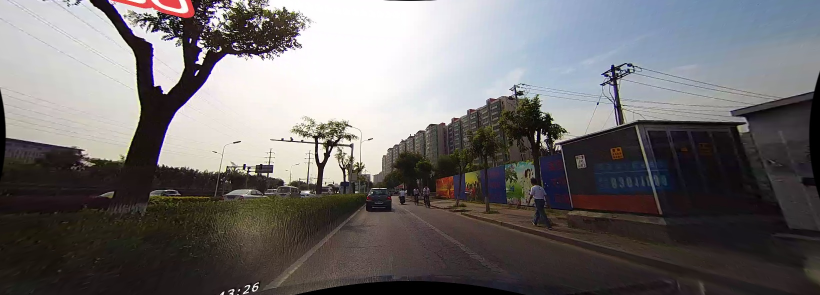
#> input picture lane/right/00000.jpg, 1640 x 590 px, given as the content of the folder lane/right_lane, which was not available (shown at 1/2 size)
$ jupyter execute ProcessInput.ipynb
#> lines starting #> are read from the running program, lines starting #| are printed output that depends on the picture; after the words box and inside, x2 and y2 are one past the last pixel; in counts of white or black regions, pixels touching at a corner belong together; pictures that were not available may be replaced by others from this repository, and a replacement may not be noted
[cell 1]
import matplotlib.image as mpimg
import matplotlib.pyplot as plt
# from google.colab import files
import numpy as np
import tarfile
import shutil
import json
import math
import cv2
import os

[cell 2]
def select_white_yellow(image):
    # image = cv2.cvtColor(image, cv2.COLOR_BGR2RGB)
    converted = cv2.cvtColor(image, cv2.COLOR_RGB2HLS)
    # white color mask
    lower = np.uint8([  0, 200,   0])
    upper = np.uint8([255, 255, 255])
    white_mask = cv2.inRange(converted, lower, upper)
    # yellow color mask
    lower = np.uint8([ 10,   0, 100])
    upper = np.uint8([ 40, 255, 255])
    yellow_mask = cv2.inRange(converted, lower, upper)
    # combine the mask
    mask = cv2.bitwise_or(white_mask, yellow_mask)
    return cv2.bitwise_and(image, image, mask = mask)

[cell 3]
def Get_Lane_Area(image, vertices):
  mask = np.zeros_like(image)

  if len(image.shape) > 2:
        channel_count = image.shape[2]
        ignore_mask_color = (255,) * channel_count
  else:
        ignore_mask_color = 255

  cv2.fillPoly(mask, vertices, ignore_mask_color)
  masked_image = cv2.bitwise_and(image, mask)

  return masked_image, mask

[cell 4]
def Draw_Lines(image, lines, color=[255, 0, 0], thickness=12):
  for line in lines:
    for x1, y1, x2, y2 in line:
        cv2.line(image, (x1, y1), (x2, y2), color, thickness)

[cell 5]
def Hough_Transformation(image, rho, theta, threshold, min_line_len, max_line_gap):
    lines = cv2.HoughLinesP(image, rho, theta, threshold, np.array([]), minLineLength=min_line_len, maxLineGap=max_line_gap)
    line_image = np.zeros((image.shape[0], image.shape[1], 3), dtype=np.uint8)
    Draw_Lines(line_image, lines, thickness=2)

    return line_image, lines

[cell 6]
def Merge_Image(line_image, initial_image):
  # Check if images are None
  if line_image is None or initial_image is None:
      raise ValueError("One or both input images are None.")

  # Check if images have the same dimensions
  if line_image.shape != initial_image.shape:
      print(line_image.shape)
      print(initial_image.shape)

  # Check if images have the same data type
  if line_image.dtype != initial_image.dtype:
      raise ValueError("Input images must have the same data type.")
  return cv2.addWeighted(initial_image, 1.0, line_image, 1.0, 0.0)

[cell 7]
def Plot_Image(image, title, subplot_pos):
    plt.subplot(*subplot_pos)
    plt.title(title)
    if len(image.shape) == 3:
        plt.imshow(image)
    else:
        plt.imshow(image, cmap='gray')

[cell 8]
def make_line_points(y1, y2, line):

    if line is None:
        return None

    slope, intercept = line

    # make sure everything is integer as cv2.line requires it
    x1 = int((y1 - intercept)/slope)
    x2 = int((y2 - intercept)/slope)
    y1 = int(y1)
    y2 = int(y2)

    return [x1, y1, x2, y2]# ((x1, y1), (x2, y2))

[cell 9]
def connect_lane_lines(lines, imshape):
    try:
        left_lines    = [] # (slope, intercept)
        left_weights  = [] # (length,)
        right_lines   = [] # (slope, intercept)
        right_weights = [] # (length,)

        for line in lines:
            for x1, y1, x2, y2 in line:
                if x2==x1:
                    continue # ignore a vertical line
                slope = (y2-y1)/(x2-x1)
                intercept = y1 - slope*x1
                length = np.sqrt((y2-y1)**2+(x2-x1)**2)
                if slope < 0: # y is reversed in image
                    left_lines.append((slope, intercept))
                    left_weights.append((length))
                else:
                    right_lines.append((slope, intercept))
                    right_weights.append((length))

        # add more weight to longer lines
        left_lane  = np.dot(left_weights,  left_lines) /np.sum(left_weights)  if len(left_weights) >0 else None
        right_lane = np.dot(right_weights, right_lines)/np.sum(right_weights) if len(right_weights)>0 else None

        y1 = 400 # bottom of the image
        y2 = 290         # slightly lower than the middle

        left_line  = make_line_points(y1, y2, left_lane)
        right_line = make_line_points(y1, y2, right_lane)

        connected_lines = np.int32([[left_line, right_line]])

        return connected_lines # left_line, right_line
    except Exception as e:
        return None

[cell 10]
def draw_connected_lane_lines(img, connected_lines):
    # Get a copy of the original image
    lines_img = np.copy(img)*0
    Draw_Lines(lines_img, connected_lines, thickness=12)

    # [11 lines of commented-out code are left out]
    return Merge_Image(lines_img, img)

[cell 11]
def Detect_Lane(image, plot_image=False,
                kernel_size=5, canny_low_threshold=50, canny_high_threshold=150,
                hough_rho=1, hough_theta=np.pi/180, hough_threshold=20,
                hough_min_line_len=20, hough_max_line_gap=300):

    # filter to select those white and yellow lines
    # white_yellow_image = select_white_yellow(image)

    gray = cv2.cvtColor(image, cv2.COLOR_BGR2GRAY)

    # Apply Gaussian blur
    gray_blur = cv2.GaussianBlur(gray, (kernel_size, kernel_size), 0)

    # Canny Edge Detection
    edges = cv2.Canny(gray_blur, canny_low_threshold, canny_high_threshold)

    # Concentrate the location of edge detection
    image_shape = image.shape
    # vertices = vertices = np.array([[(100,image_shape[0]),
    #                       (image_shape[1]/2-30, image_shape[0]/2+50),
    #                       (image_shape[1]/2+30, image_shape[0]/2+50),
    #                       (image_shape[1]-20, image_shape[0])]], dtype=np.int32)
    # vertices = np.array([[(535, 415), (1185, 415), (822, 280), (788, 280)]], dtype=np.int32)

    # vertices = np.array([[(290,400),(680, 290), (850, 290), (1150,400)]], dtype=np.int32)
    vertices = np.array([[(400,400),(680, 290), (850, 290), (1150,400)]], dtype=np.int32)
    masked_edges, mask = Get_Lane_Area(edges, vertices=vertices)

    # Detect lines using Hough transform on an edge detected image
    lines_image, lines = Hough_Transformation(masked_edges,
                                  rho=hough_rho, theta=hough_theta, threshold=hough_threshold,
                                  min_line_len=hough_min_line_len, max_line_gap=hough_max_line_gap)

    # Merge 'original' image with 'lines' image
    result = Merge_Image(lines_image, image)
    connected_lines = connect_lane_lines(lines, image_shape)

    # Plot the images
    if plot_image:
        plt.figure(figsize=[16, 9])
        for i, img in enumerate(['gray', 'gray_blur', 'edges', 'mask', 'masked_edges', 'lines_image', 'result']):
            Plot_Image(eval(img), img, (4,2, i+1))
            plt.axis('off')
            plt.show()
    return result, connected_lines, gray, gray_blur, edges, masked_edges, lines_image

[cell 12]
def crop_output(image):
    image = image[240:550, 450:1250]
    image = cv2.resize(image, (160, 60))
    return image

[cell 13]
def midpoint(x1, y1, x2, y2):
    mid_x = (x1 + x2) / 2
    mid_y = (y1 + y2) / 2
    return (mid_x, mid_y)

[cell 14]
def process_image(image):

    # Find the lanes
    result, connected_lines, gray, gray_blur, edges, mask, lines_image = Detect_Lane(image, plot_image=False,
                                    kernel_size=5, canny_low_threshold=50, canny_high_threshold=150,
                                    hough_rho=1, hough_theta=np.pi/180, hough_threshold=20,
                                    hough_min_line_len=5, hough_max_line_gap=5)
    # print(connected_lines)
    try:
        result1 = draw_connected_lane_lines(np.zeros_like(image), connected_lines)
        result2 = crop_output(result1)
        # [4 lines of commented-out code are left out]
    except Exception as e:
        # [4 lines of commented-out code are left out]
        return None, result, lines_image, result, gray

    return connected_lines, result2, lines_image, result, gray

[cell 15]
# only run on google colab

# uploaded = files.upload()

# for filename in uploaded.keys():
#   shutil.move(filename, os.path.join(test_video_path, filename))

[cell 16]
width = 1640
height = 590
def ReadFile(folder):
#> called with folder = 'lane/'
    DuLieu = []
    Label = []
    # [14 lines of commented-out code are left out]
    list_filename_path = []
    file_path = os.path.join(folder, 'right_lane') # right | wrong
    for filename in os.listdir(file_path):
        if (".jpg" in filename or ".png" in filename):
            filename_path = os.path.join(file_path, filename)
            img = numpy.array(Image.open(filename_path))
#> img is the input picture: shape (590, 1640, 3); mean R, G, B 111.9, 108.7, 109.2
            img = cv2.resize(img, (width, height))
            list_filename_path.append(img)
            # Label.append(dict[(label)])
    DuLieu.extend(list_filename_path)
    return DuLieu, Label

[cell 17]
import numpy
from PIL import Image

[cell 18]
LANE = 'lane/'
XTrain, YTrain = ReadFile(LANE)
#> XTrain = 1 item; YTrain = []
print(len(XTrain))
#| 1
print(XTrain[0].shape)
#| (590, 1640, 3)
# plt.imshow(XTrain[0])

[cell 19]
output_folder_r = 'lane_data/right'
output_folder_w = 'lane_data/wrong'

os.makedirs(output_folder_r, exist_ok=True)
os.makedirs(output_folder_w, exist_ok=True)

count = 0

for i in XTrain:
    try:
        connected_lines, result, lines_image, image_pre, edges = process_image(i)
        if connected_lines is None:
            continue
            # print("can't find lane")
        else:
            image_name = f"result_b1r{count}.jpg"  # Tên file
            image_path = os.path.join(output_folder_r, image_name)  # Đường dẫn đầy đủ
            cv2.imwrite(image_path, result)  # Lưu hình ảnh
            count = count + 1
            # [9 lines of commented-out code are left out]

    except Exception as e:
        # print(e)
        continue
#> this loop made 1 pass
#> pass 1, in Detect_Lane, `gray = cv2.cvtColor(image, cv2.COLOR_BGR2GRAY)`:
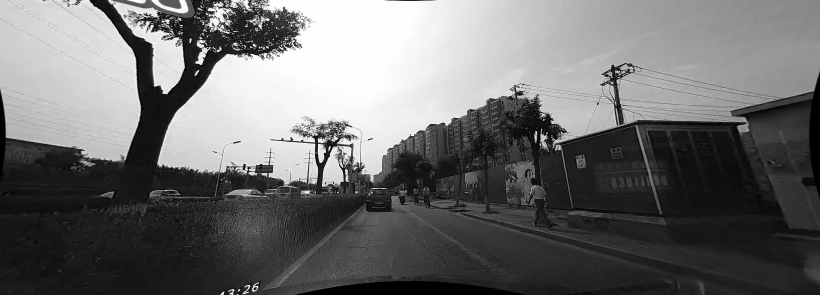
#> gray: shape (590, 1640) (shown at 1/2 size); min 0, max 255, mean 109.2
#> pass 1, in Detect_Lane, `edges = cv2.Canny(gray_blur, canny_low_threshold, canny_high_threshold)`:
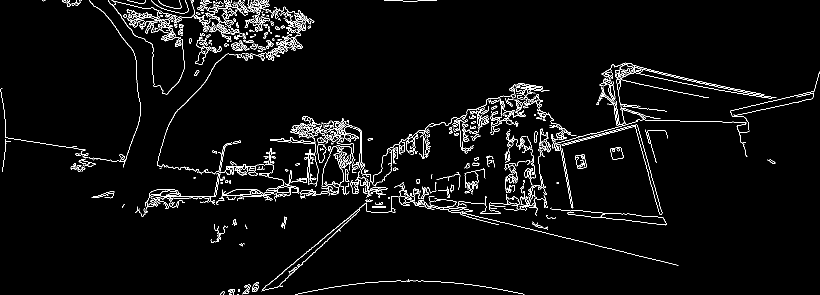
#> edges: shape (590, 1640) (shown at 1/2 size); 3.5% white in thin lines or dots
#> pass 1, in Get_Lane_Area, `masked_image = cv2.bitwise_and(image, mask)`:
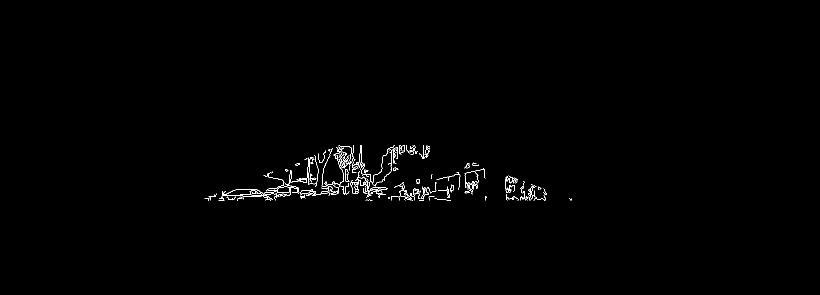
#> masked_image: shape (590, 1640) (shown at 1/2 size); 0.59% white in thin lines or dots, all inside (x1, y1, x2, y2) = (409, 290, 1144, 401)
#> after the loop, count = 1

print(count)
#| 1

$ run again, on lane/wrong/000009999090.jpg
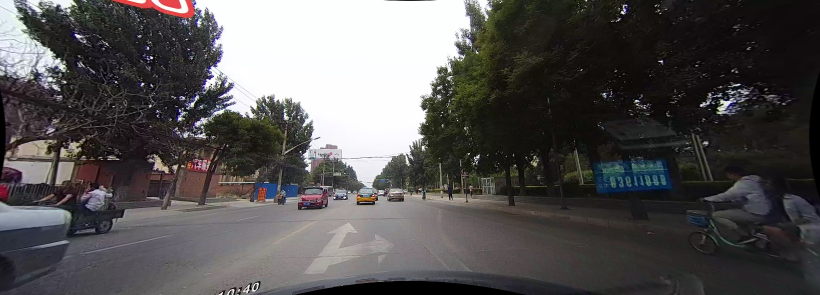
#> input picture lane/wrong/000009999090.jpg, 1640 x 590 px, given as the content of the folder lane/right_lane, which was not available (shown at 1/2 size)
#> in ReadFile, img is the input picture: shape (590, 1640, 3); mean R, G, B 85.8, 83.5, 83.4
#> XTrain = 1 item; YTrain = []
#| 1
#| (590, 1640, 3)
#> the loop `for i in XTrain:` made 1 pass
#> pass 1, in Detect_Lane, `edges = cv2.Canny(gray_blur, canny_low_threshold, canny_high_threshold)`:
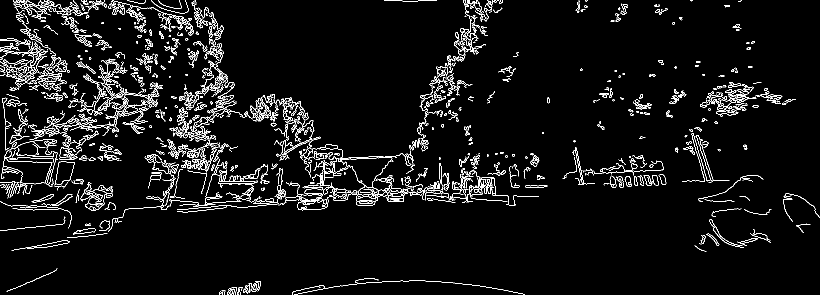
#> edges: shape (590, 1640) (shown at 1/2 size); 5% white in thin lines or dots
#> pass 1, in Get_Lane_Area, `masked_image = cv2.bitwise_and(image, mask)`:
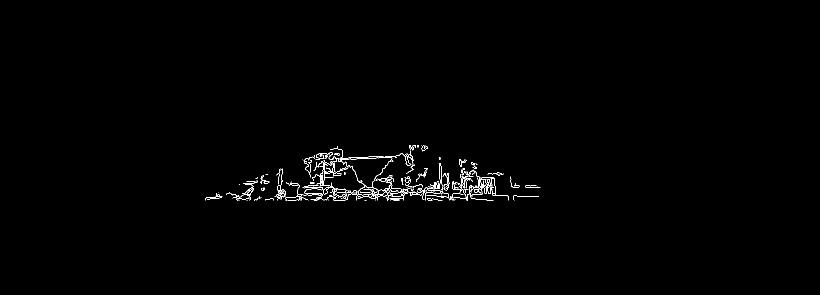
#> masked_image: shape (590, 1640) (shown at 1/2 size); 0.67% white in thin lines or dots, all inside (x1, y1, x2, y2) = (410, 290, 1081, 401)
#> after the loop `for i in XTrain:`: count = 1
#| 1

$ run again, on lane/wrong/00090123123.jpg
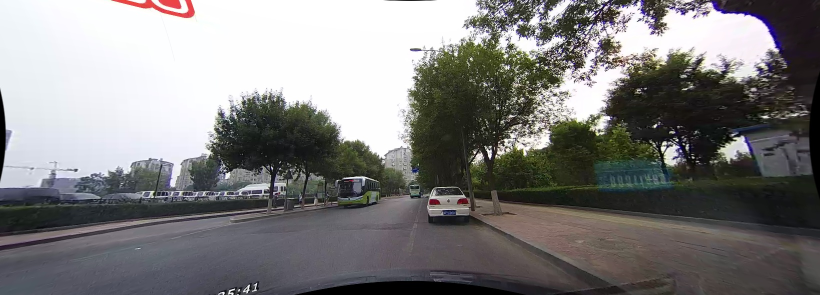
#> input picture lane/wrong/00090123123.jpg, 1640 x 590 px, given as the content of the folder lane/right_lane, which was not available (shown at 1/2 size)
#> in ReadFile, img is the input picture: shape (590, 1640, 3); mean R, G, B 126.8, 125.7, 125.4
#> XTrain = 1 item; YTrain = []
#| 1
#| (590, 1640, 3)
#> the loop `for i in XTrain:` made 1 pass
#> pass 1, in Detect_Lane, `edges = cv2.Canny(gray_blur, canny_low_threshold, canny_high_threshold)`:
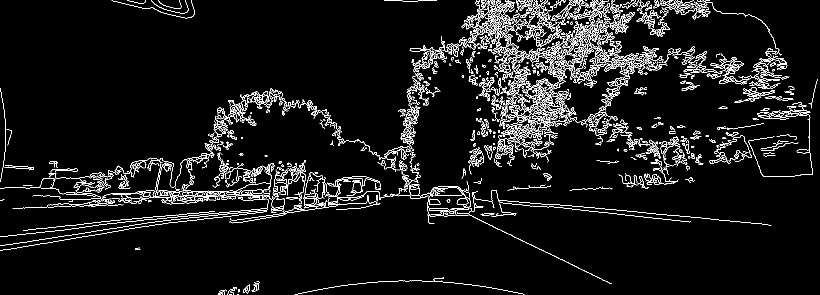
#> edges: shape (590, 1640) (shown at 1/2 size); 5.8% white in thin lines or dots
#> pass 1, in Get_Lane_Area, `masked_image = cv2.bitwise_and(image, mask)`:
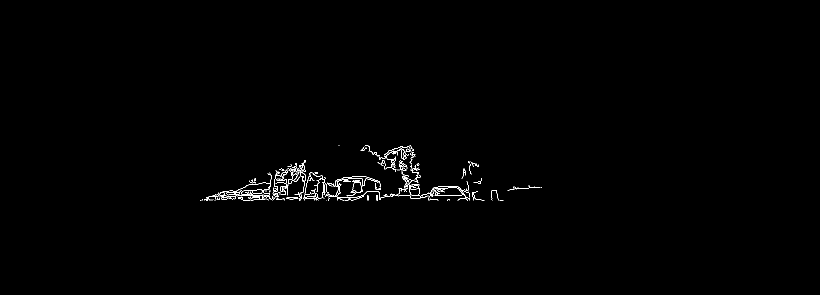
#> masked_image: shape (590, 1640) (shown at 1/2 size); 0.55% white in thin lines or dots, all inside (x1, y1, x2, y2) = (400, 290, 1084, 401)
#> after the loop `for i in XTrain:`: count = 1
#| 1
